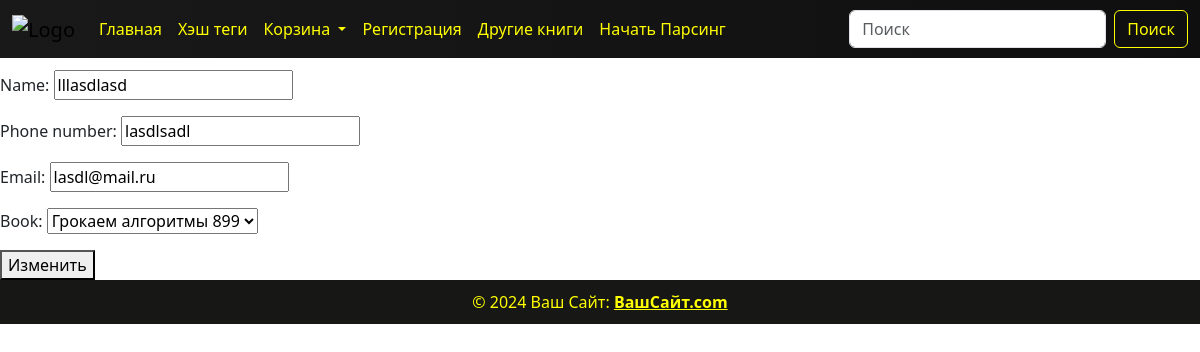
The app's page /backet/edit/4, older data.
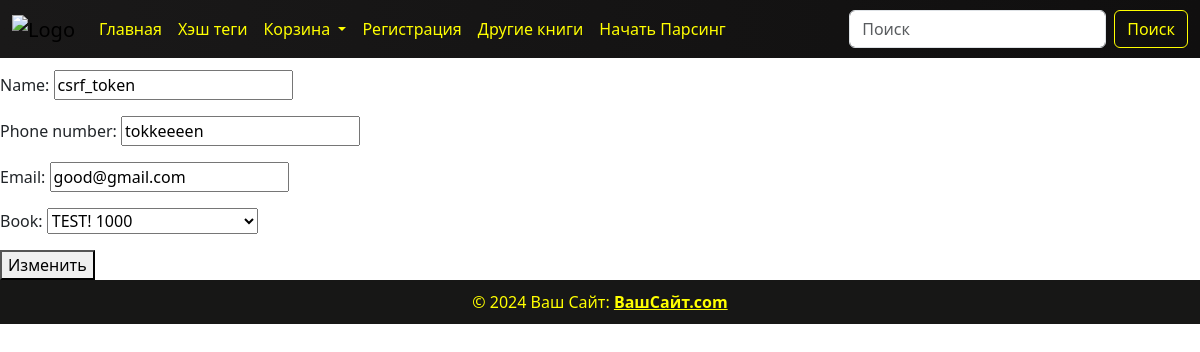
The same page, newer data.
### backet/models.py (models this page shows)
class Order(models.Model):
    name = models.CharField(max_length=255)
    phone_number = models.CharField(max_length=255)
    email = models.EmailField()
    book = models.ForeignKey(Books, on_delete=models.CASCADE, related_name='orders')

### backet/views.py (the view, shortened to what this page needs)
# urls.py: path('backet/edit/<int:pk>', views.BacketUpdateView.as_view(), name='backet_edit'),
class BacketUpdateView(generic.UpdateView):
    model = Order
    form_class = BacketForm
    template_name = 'edit_backet.html'

### backet/forms.py
class BacketForm(forms.ModelForm):
    class Meta:
        model = Order
        fields = ['name', 'phone_number', 'email', 'book']

### main_page/models.py (called while the page is built)
    def __str__(self):
        return self.book_name + " " + str(self.book_price)

### templates/edit_backet.html (shortened to what this page needs)
{% include 'header.html' %}
<form action="" method="post">
    {{ form.as_p }}
    <button type="submit">Изменить</button>
</form>
{% include 'footer.html' %}

Row changes from the older to the newer data that the page shows:
changed Order: name "lllasdlasd" → "csrf_token"; phone_number "lasdlsadl" → "tokkeeeen"; email "lasdl@mail.ru" → "good@gmail.com"; book "Грокаем алгоритмы 899" → "TEST! 1000"
